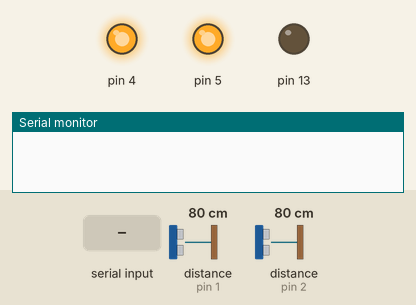
Recording of a sketch running on a simulated Arduino Uno, built with avr-gcc and run on an emulated ATmega328P. Shown: output pins drawn as LEDs (lit = HIGH), the last lines printed to the serial monitor. Inputs (shaded band) come from the test bench; at power-on: distance to the obstacle (sensors on pin 1, pin 2) 80 cm.

Above: at 2.2 s.
2.3 s: "Obstaculo\n" received over Serial
At 3.5 s:
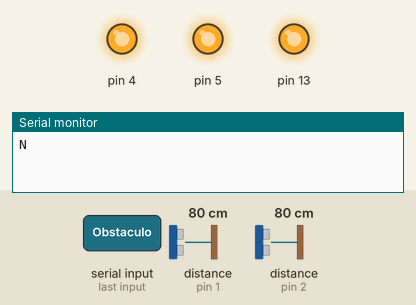
3.8 s: "Seguidor\n" received over Serial
At 4.7 s:
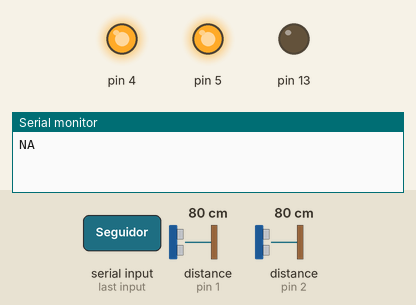
Timing chart, 0 to 6.8 s (numbered marks = the images above; inputs shaded):
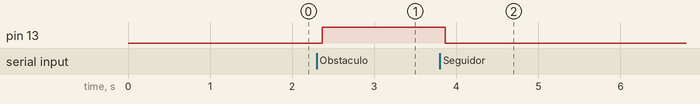

Measured:
- after the input at 2.3 s, pin 13: LOW → HIGH after 0.07 s
- after the input at 3.8 s, pin 13: HIGH → LOW after 0.07 s

The sketch:

obstaculo_con_tof.ino
```cpp
#include <Wire.h>
#include <VL53L0X.h>
#include <Servo.h>

VL53L0X sensor;
VL53L0X sensor2;
// VL53L0X sensor3;
// VL53L0X sensor4;

int a;
int b;
int c;
int d;
int e;
int f;

bool detectar = false;

String st1;

void setup() {
  // Begin the Serial at 9600 Baud
  Serial.begin(115200);
  pinMode(13,OUTPUT);

////////////////////////////////////////////////////

  // pinMode(7, OUTPUT);
  // pinMode(6, OUTPUT);
  pinMode(5, OUTPUT);
  pinMode(4, OUTPUT);
  digitalWrite(4, LOW);
  digitalWrite(5, LOW);
  // digitalWrite(6, LOW);
  // digitalWrite(7, LOW);

  delay(500);
  Wire.begin();


  //Serial.begin (9600);

  digitalWrite(4, HIGH);
  delay(150);
  //Serial.println("00");
  sensor.init(true);

  //Serial.println("01");
  delay(100);
  sensor.setAddress((uint8_t)01);
//   Serial.println("02");

   digitalWrite(5, HIGH);
     delay(150);
   sensor2.init(true);
//   Serial.println("03");
   delay(100);
   sensor2.setAddress((uint8_t)02);
//   Serial.println("04");

//   digitalWrite(6, HIGH);
//   delay(150);
//   sensor3.init(true);
//   Serial.println("05");
//   delay(100);
//   sensor3.setAddress((uint8_t)03);
//   Serial.println("06");

//   digitalWrite(7, HIGH);
//   delay(150);
//   Serial.println("07");
//   sensor4.init(true);

//   Serial.println("08");
//   delay(100);
//   sensor4.setAddress((uint8_t)04);
//   Serial.println("09");
//   Serial.println("addresses set");

sensor.startContinuous();
sensor2.startContinuous();
// sensor3.startContinuous();
// sensor4.startContinuous();

/////////////////////////////////////////////////////

}

void loop() {
  if (Serial.available() > 0) {
    st1 = Serial.readStringUntil('\n'); //Read the serial data and store in var
    st1.trim();
    if(st1 == "Seguidor" || st1 == "Obstaculo"){
      detectar = true;
    }
    else{
      detectar = false;
    }
  }

  while (Serial.available() == 0){
    if (detectar){
      update();
      if (st1 == "Seguidor"){ // Preguntar con los sensores de abajo y medio
        digitalWrite(13,LOW);
        if((a > 100) && (b > 100)){
          Serial.write('A');  // Andar
        }
        if((a < 100) || (b < 100)){
          Serial.write('F');  // Frenar
        }
      }
      if (st1 == "Obstaculo"){ // Preguntar con cualquier sensor
        digitalWrite(13,HIGH);
        if((a > 200) && (b > 200)){
          Serial.write('N');  // No Detecta
        }
        else if((a < 60) && (b < 60)){
          Serial.write('R');  // Re Cerca
        }
        else if((a < 80) && (b < 80)){
          Serial.write('C');  // Cerca
        }
        else if((a < 100) && (b < 100)){
          Serial.write('S');  // Siempre
        }
        else if((a < 140) && (b < 140)){
          Serial.write('L');  // Lejos
        }
        else if((a < 180) && (b < 180)){
          Serial.write('M');  // Muy lejos
        }
      }
    }
    detectar = false;
    break;
  }
}


void update(){
  a = sensor.readRangeContinuousMillimeters() - 10;
  b = sensor2.readRangeContinuousMillimeters() + 10;
  // c = sensor3.readRangeContinuousMillimeters();
  // d = sensor4.readRangeContinuousMillimeters();
  // e = sensor5.readRangeContinuousMillimeters();
  // f = sensor6.readRangeContinuousMillimeters();
}
```
